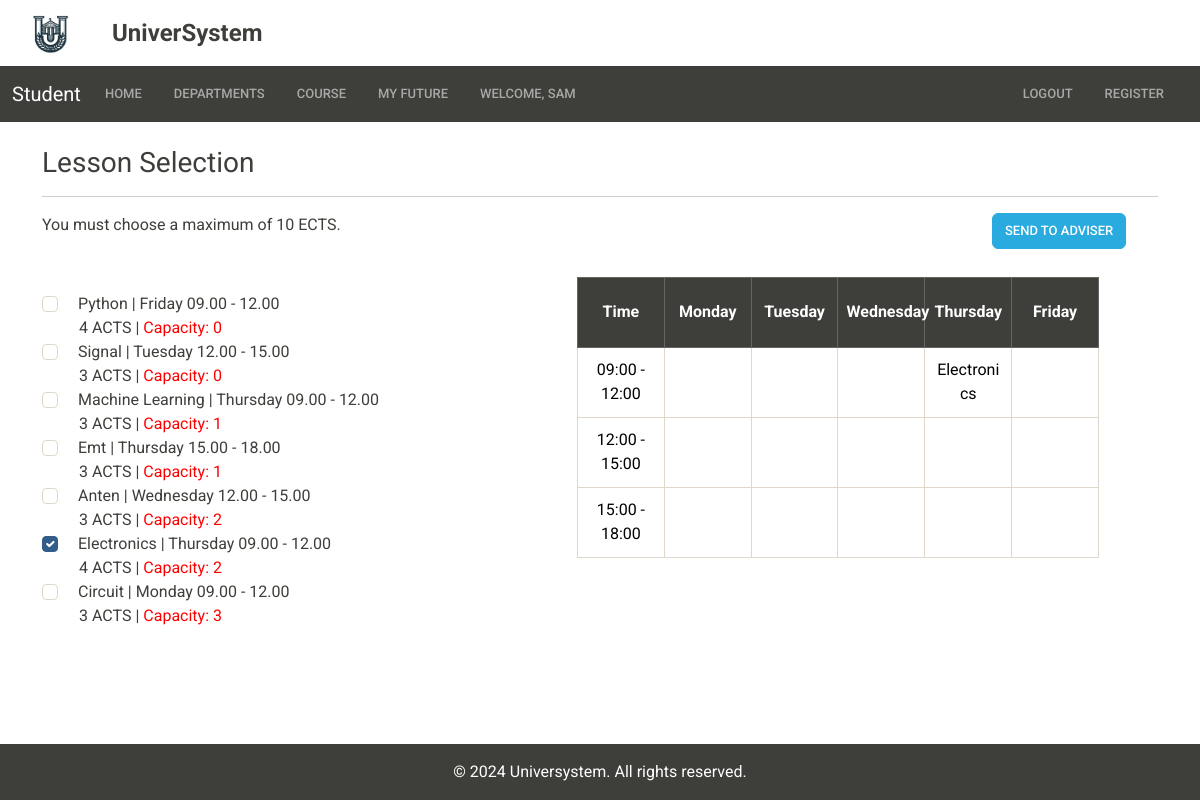
Page /lesson-selection/ (signed in) on the committed database.
### accountapp/models.py (models this page shows, shortened)
class CustomUser(AbstractUser):
    STATUS = (
        ('Teacher', 'Teacher'),
        ('Student', 'Student'),
        ('Admin', 'Admin'),
    )
    status = models.CharField(
        max_length=100, choices=STATUS, default='Student',)

class Student(models.Model):
    user = models.OneToOneField(CustomUser, on_delete=models.CASCADE)
    department = models.ForeignKey(
        Department, on_delete=models.CASCADE, blank=True, null=True)
    acts = models.IntegerField(default=0)
    lessons = models.ManyToManyField(Lesson, blank=True,
                                     through='StudentLesson')
    department_request = models.BooleanField(default=False)
    adviser = models.ForeignKey(
        'Teacher', on_delete=models.CASCADE, blank=True, null=True)
    is_submitted = models.BooleanField(default=False)
    profile_photo = models.ImageField(
        upload_to='photos/', default='photos/default-profile-photo.jpg'
    )

### baseapp/models.py (models this page shows, shortened)
class Lesson(models.Model):
    DAY_OF_WEEK = (
        ('Monday', 'Monday'),
        ('Tuesday', 'Tuesday'),
        ('Wednesday', 'Wednesday'),
        ('Thursday', 'Thursday'),
        ('Friday', 'Friday'),
    )
    title = models.CharField(max_length=100)
    ects = models.IntegerField()
    department = models.ManyToManyField(Department)
    capacity = models.IntegerField(default=3)  # Course capacity
    day_of_week = models.CharField(
        max_length=9, choices=DAY_OF_WEEK)
    start_time = models.TimeField()
    end_time = models.TimeField()
    slug = models.SlugField(db_index=True, unique=True,
                            blank=True, null=True, editable=False)

### teacherapp/views.py (the view, shortened to what this page needs)
# urls.py: path('lesson-selection/', LessonSelectionView.as_view(),
class LessonSelectionView(LoginRequiredMixin, View):
    def get(self, request):
        student = Student.objects.get(user=request.user)
        form = AddLessonForm(user=request.user)
        if student.department:
            department_capacity = student.department.capacity
            selected_lessons = student.lessons.all()
            context = {
                'form': form,
                'student': student,
                'department_capacity': department_capacity,
                'selected_lessons': selected_lessons,
            }
            return render(request, "teacherapp/lesson_select.html", context)
        else:
            context = {
                'form': form,
                'student': student,
            }
            return render(request, "teacherapp/lesson_select.html", context)

### teacherapp/forms.py (shortened to what this page needs)
class AddLessonForm(forms.ModelForm):
    class Meta:
        model = Student
        fields = ['lessons']
        widgets = {
            'lessons': forms.CheckboxSelectMultiple,
        }
        labels = {
            'lessons': 'Select Lessons:',
        }
    def __init__(self, *args, **kwargs):
        self.user = kwargs.pop('user', None)
        super().__init__(*args, **kwargs)
        if self.user:
            student = Student.objects.get(user=self.user)
            self.fields['lessons'].queryset = Lesson.objects.filter(
                department=student.department)
        self.helper = FormHelper()
        self.helper.form_method = 'post'
        self.helper.layout = Layout(
            Field('lessons', wrapper_class='form-group row',
                  css_class='form-check-input'),
            HTML('<div class="error-message"></div>')
        )

### teacherapp/templates/teacherapp/lesson_select.html (shortened to what this page needs)
{% extends 'base.html' %} {% load static %} {% load crispy_forms_tags%} {% block title %} Lesson Select {% endblock title %}  {% block content %}
<div class="container">
  <div class="row">
    <div class="col-md-12">
      <h3 class="mt-4">Lesson Selection</h3>
      <hr />
      {% if student.department is None %}
      <p>You have not been assigned to any department yet. Please contact the administrator.</p>
      {% else %}
      <div class="row">
        <div class="col-md-10">
          <p>You must choose a maximum of {{ department_capacity }} ECTS.</p>
        </div>
      <div class="col-md-2">
        <form method="POST" action="{% url 'submit_lessons' %}">
        <button type="submit" class="btn btn-info" id="submit-btn">Send to Adviser</button>
        </form>
      </div>
      </div>
      <br />
      <form method="POST" action="{% url 'lesson_selection' %}" id="lesson-selection-form">
        <div class="row">
          <div class="col-md-5 me-5">
            <div class="form-group">
              {% for lesson in form.fields.lessons.queryset %}
              <div>
                <label>
                  <input
                    class="form-check-input"
                    type="checkbox"
                    name="lessons"
                    value="{{ lesson.id }}"
                    {% if lesson in student.lessons.all %}
                    checked
                    {% endif %}
                  />
                  {{ lesson.title }} | {{ lesson.day_of_week }} {{ lesson.start_time|date:"H.i" }} - {{ lesson.end_time|date:"H.i" }}
                  <br />
                  <span class="ects">{{ lesson.ects }} ACTS | </span>
                  <span class="capacity">Capacity: {{ lesson.capacity }}</span><br />
                </label>
              </div>
              {% endfor %}
            </div>
          </div>
          <div class="col-md-6">
            <div class="row">
              <div class="col-md-12">
                <div class="container">
                  <table class="table table-bordered schedule-table" id="week-schedule">
                    <thead class="table-dark">
                      <tr>
                        <th>Time</th>
                        <th>Monday</th>
                        <th>Tuesday</th>
                        <th>Wednesday</th>
                        <th>Thursday</th>
                        <th>Friday</th>
                      </tr>
                    </thead>
                    <tbody>
                      <tr>
                        <td class="time-slot">09:00 - 12:00</td>
                        <td id="Monday-0900"></td>
                        <td id="Tuesday-0900"></td>
                        <td id="Wednesday-0900"></td>
                        <td id="Thursday-0900"></td>
                        <td id="Friday-0900"></td>
                      </tr>
                      <tr>
                        <td class="time-slot">12:00 - 15:00</td>
                        <td id="Monday-1200"></td>
                        <td id="Tuesday-1200"></td>
                        <td id="Wednesday-1200"></td>
                        <td id="Thursday-1200"></td>
                        <td id="Friday-1200"></td>
                      </tr>
                      <tr>
                        <td class="time-slot">15:00 - 18:00</td>
                        <td id="Monday-1500"></td>
                        <td id="Tuesday-1500"></td>
                        <td id="Wednesday-1500"></td>
                        <td id="Thursday-1500"></td>
                        <td id="Friday-1500"></td>
                      </tr>
                    </tbody>
                  </table>
                </div>
              </div>
            </div>
          </div>
        </div>
      </form>
      <br />
      {% endif %}
    </div>
  </div>
</div>
{% endblock content %}

### templates/partials/_navbar.html (shortened to what this page needs)
<nav class="navbar navbar-expand-lg bg-dark" data-bs-theme="dark">
  <div class="container-fluid">
    {% if user.status == "Teacher" %}
    <a class="navbar-brand">Teacher</a>
    {% elif user.status == "Student" %}
    <a class="navbar-brand">Student</a>
    {% elif user.status == 'Admin' %}
    <a class="navbar-brand">Admin</a>
    {% endif %}
    <div class="collapse navbar-collapse" id="navbarColor01">
      <ul class="navbar-nav me-3">
        <li class="nav-item">
          <a class="nav-link me-3" href="{% url 'index' %}">Home</a>
        </li>
        <li class="nav-item me-3">
          <a class="nav-link" href="{% url 'department' %}">Departments</a>
        </li>
        {% if user.status == "Teacher" %}
        <li class="nav-item dropdown">
          <a
            class="nav-link dropdown-toggle me-3"
            href="#"
            role="button"
            data-bs-toggle="dropdown"
            aria-expanded="false"
          >
            Courses
          </a>
          <ul class="dropdown-menu">
            {% for lesson in user.teacher.lessons.all %}
            <li><a class="dropdown-item" href="{% url 'teacher_grading' slug=lesson.slug %}">{{ lesson.title }}</a></li>
            {% endfor %}
          </ul>
        </li>
        <li class="nav-item dropdown">
          <a class="nav-link dropdown-toggle me-3" href="#" role="button" data-bs-toggle="dropdown" aria-expanded="false">
            Student
          </a>
          <ul class="dropdown-menu">
            <li><a class="dropdown-item" href="{% url 'message' %}">Messages</a></li>
            <li><a class="dropdown-item" href="{% url 'course_approval' %}">Course Approval</a></li>
          </ul>
        </li>
        {% elif user.status == "Student" %}
        <li class="nav-item me-3">
          {% if user.student.is_submitted %}
          <a class="nav-link" href="{% url 'selected_lessons' %}">Course</a>
          {% else %}
          <a class="nav-link" href="{% url 'lesson_selection' %}">Course</a>
          {% endif %}
        </li>
        <li class="nav-item me-3">
          <a class="nav-link" href="{% url 'student_future' %}">My Future</a>
        </li>
        {% endif %} {% if not user.status == 'Admin' %}
        <li class="nav-item">
          <a class="nav-link">Welcome, {{ user.first_name|title }}</a>
        </li>
        {% endif %}
      </ul>
      <ul class="navbar-nav ms-auto">
        <li class="nav-item me-3">
          <a class="nav-link" href="{% url 'logout' %}">Logout</a>
        </li>
        {% if user.status == 'Student' %}
        <li class="nav-item me-3">
          <a class="nav-link" href="{% url 'register' %}">Register</a>
        </li>
        {% endif %}
      </ul>
    </div>
  </div>
</nav>

### templates/base.html (style rules this page uses)
body { display: flex; flex-direction: column; min-height: 100vh; margin: 0; }

### teacherapp/templates/teacherapp/lesson_select.html (style rules this page uses)
.schedule-table th, .schedule-table td { text-align: center; vertical-align: middle; height: 70px; }
.time-slot { background-color: #f8f9fa; }
table { table-layout: fixed; width: 100%; }
td { width: 20%; word-wrap: break-word; }
th { width: 20%; }
.form-check-input { margin-right: 1rem; }
.capacity { font-size: 1rem; color: #ff0000; }
.ects { margin-left: 37px; }

### rows in the picture
CustomUser: first_name "SAM"
Lesson: title "Python", day_of_week "Friday", start_time "09.00", end_time "12.00", ects "4", capacity "0"
Lesson: title "Signal", day_of_week "Tuesday", start_time "12.00", end_time "15.00", ects "3", capacity "0"
Lesson: title "Machine Learning", day_of_week "Thursday", start_time "09.00", end_time "12.00", ects "3", capacity "1"
Lesson: title "Emt", day_of_week "Thursday", start_time "15.00", end_time "18.00", ects "3", capacity "1"
Lesson: title "Anten", day_of_week "Wednesday", start_time "12.00", end_time "15.00", ects "3", capacity "2"
Lesson: lessons "☑", title "Electronics", day_of_week "Thursday", start_time "09.00", end_time "12.00", ects "4", capacity "2"
Lesson: title "Circuit", day_of_week "Monday", start_time "09.00", end_time "12.00", ects "3", capacity "3"

### other values in the picture
{{ department_capacity }} "10"
